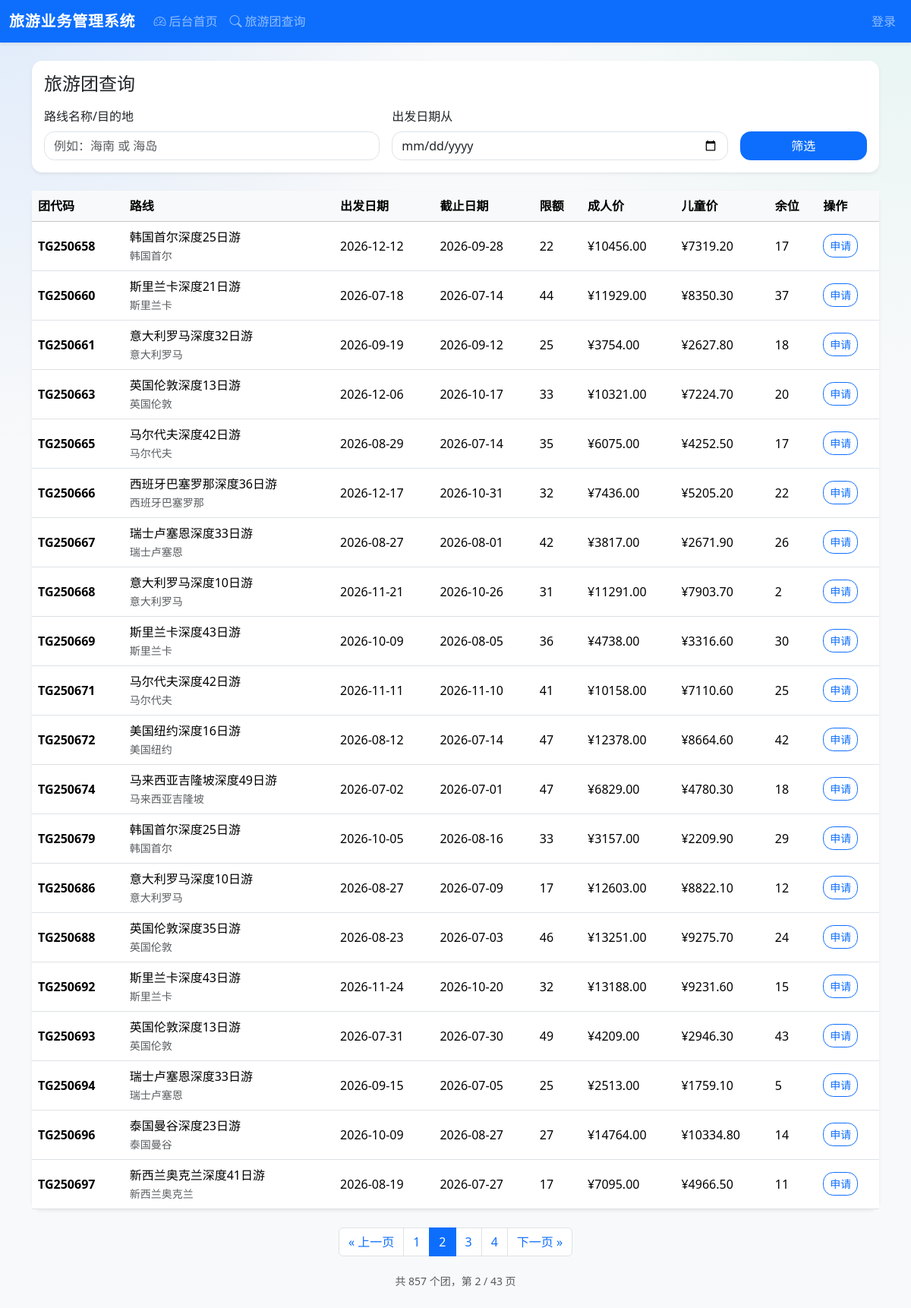
Screenshot of /?page=2 with the database file from the repository.
### tours/models.py (models this page shows, shortened)
class TourGroup(models.Model):
    code = models.CharField(max_length=30, unique=True, verbose_name="团代码")
    route = models.ForeignKey(Route, on_delete=models.PROTECT, related_name="tour_groups", verbose_name="路线")
    start_date = models.DateField(verbose_name="出发日期")
    deadline = models.DateField(verbose_name="截止日期")
    max_capacity = models.PositiveIntegerField(verbose_name="人数限额")
    price_adult = models.DecimalField(max_digits=10, decimal_places=2, verbose_name="大人价格")
    price_child = models.DecimalField(max_digits=10, decimal_places=2, verbose_name="小孩价格")
    is_price_published = models.BooleanField(default=False, verbose_name="是否公开价格")
    is_deleted = models.BooleanField(default=False, verbose_name="是否删除")
    created_at = models.DateTimeField(auto_now_add=True, verbose_name="创建时间")
    updated_at = models.DateTimeField(auto_now=True, verbose_name="修改时间")
    class Meta:
        db_table = "tour_group"
        verbose_name = "旅游团"
        verbose_name_plural = "旅游团"
        ordering = ["-start_date", "code"]
        indexes = [
            models.Index(fields=["start_date", "deadline"]),
            models.Index(fields=["is_price_published", "is_deleted"]),
        ]

class Route(models.Model):
    class Status(models.TextChoices):
        ACTIVE = "active", "活跃"
        INACTIVE = "inactive", "不活跃"
        CANCELED = "canceled", "已取消"
    name = models.CharField(max_length=100, unique=True, verbose_name="路线名称")
    destination = models.CharField(max_length=100, verbose_name="目的地")
    description = models.TextField(blank=True, verbose_name="路线说明")
    status = models.CharField(max_length=20, choices=Status.choices, default=Status.ACTIVE, verbose_name="状态")
    season = models.CharField(max_length=20, blank=True, verbose_name="季节（如：春季、夏季）")
    parent = models.ForeignKey(
        "self",
        null=True,
        blank=True,
        on_delete=models.SET_NULL,
        related_name="children",
        verbose_name="上级路线",
    )
    version = models.PositiveIntegerField(default=1, verbose_name="版本号")
    previous_version = models.ForeignKey(
        "self",
        null=True,
        blank=True,
        on_delete=models.SET_NULL,
        related_name="next_versions",
        verbose_name="前一版本",
    )
    created_at = models.DateTimeField(auto_now_add=True, verbose_name="创建时间")
    updated_at = models.DateTimeField(auto_now=True, verbose_name="修改时间")
    class Meta:
        db_table = "route"
        verbose_name = "路线"
        verbose_name_plural = "路线"
        ordering = ["-created_at", "destination", "name"]
        indexes = [
            models.Index(fields=["destination", "status"]),
            models.Index(fields=["name", "version"]),
        ]

### tours/views.py (the view)
# urls.py: path('', tour_list, name='tour_list'),
def tour_list(request):
    queryset = (
        TourGroup.objects.select_related('route')
        .filter(
            is_deleted=False,
            is_price_published=True,  # 只显示已公开价格的团
            deadline__gte=timezone.localdate()
        )
        .annotate(
            booked_people=Count(
                'applications__participants',
                filter=Q(applications__status__in=[Application.Status.NEW, Application.Status.PARTICIPANTS_ENTERED, Application.Status.COMPLETED]),
                distinct=True,
            )
        )
    )
    route_name = request.GET.get('route_name', '').strip()
    start_date_after = request.GET.get('start_date_after', '').strip()
    if route_name:
        queryset = queryset.filter(Q(route__name__icontains=route_name) | Q(route__destination__icontains=route_name))
    if start_date_after:
        queryset = queryset.filter(start_date__gte=start_date_after)
    tour_groups = []
    for group in queryset:
        remaining = group.max_capacity - getattr(group, 'booked_people', 0)
        if remaining > 0:
            group.remaining_seats_value = remaining
            tour_groups.append(group)
    paginator = Paginator(tour_groups, ITEMS_PER_PAGE)
    page_number = request.GET.get('page', 1)
    page_obj = paginator.get_page(page_number)
    return render(request, 'tours/tour_list.html', {
        'tour_groups': page_obj.object_list,
        'page_obj': page_obj,
    })

### templates/tours/tour_list.html (shortened to what this page needs)
{% extends 'base.html' %}
{% block content %}
<div class="card shadow-sm border-0 mb-4">
    <div class="card-body">
        <h1 class="h4 mb-3">旅游团查询</h1>
        <form method="get" class="row g-3 align-items-end">
            <div class="col-md-5">
                <label class="form-label" for="route_name">路线名称/目的地</label>
                <input type="text" class="form-control" id="route_name" name="route_name" value="{{ request.GET.route_name }}" placeholder="例如：海南 或 海岛">
            </div>
            <div class="col-md-5">
                <label class="form-label" for="start_date_after">出发日期从</label>
                <input type="date" class="form-control" id="start_date_after" name="start_date_after" value="{{ request.GET.start_date_after }}">
            </div>
            <div class="col-md-2 d-grid">
                <button type="submit" class="btn btn-primary">筛选</button>
            </div>
        </form>
    </div>
</div>
<div class="card shadow-sm border-0">
    <div class="table-responsive">
        <table class="table table-hover mb-0 align-middle">
            <thead class="table-light">
                <tr>
                    <th>团代码</th>
                    <th>路线</th>
                    <th>出发日期</th>
                    <th>截止日期</th>
                    <th>限额</th>
                    <th>成人价</th>
                    <th>儿童价</th>
                    <th>余位</th>
                    <th>操作</th>
                </tr>
            </thead>
            <tbody>
                {% for group in tour_groups %}
                    <tr>
                        <td class="fw-semibold">{{ group.code }}</td>
                        <td>
                            <div>{{ group.route.name }}</div>
                            <small class="text-muted">{{ group.route.destination }}</small>
                        </td>
                        <td>{{ group.start_date|date:'Y-m-d' }}</td>
                        <td>{{ group.deadline|date:'Y-m-d' }}</td>
                        <td>{{ group.max_capacity }}</td>
                        <td>¥{{ group.price_adult }}</td>
                        <td>¥{{ group.price_child }}</td>
                        <td>{{ group.remaining_seats_value }}</td>
                        <td>
                            <a class="btn btn-sm btn-outline-primary" href="{% url 'applications:application_create' group.id %}">申请</a>
                        </td>
                    </tr>
                {% empty %}
                    <tr>
                        <td colspan="9" class="text-center text-muted py-5">暂无符合条件的旅游团</td>
                    </tr>
                {% endfor %}
            </tbody>
        </table>
    </div>
</div>
{% if page_obj and page_obj.paginator.num_pages > 1 %}
<nav class="mt-4 d-flex justify-content-center">
    <ul class="pagination">
        {% if page_obj.has_previous %}
        <li class="page-item">
            <a class="page-link" href="?{% for key, values in request.GET.lists %}{% if key != 'page' %}{% for v in values %}{{ key }}={{ v }}&{% endfor %}{% endif %}{% endfor %}page={{ page_obj.previous_page_number }}">« 上一页</a>
        </li>
        {% else %}
        <li class="page-item disabled"><span class="page-link">« 上一页</span></li>
        {% endif %}
        {% for num in page_obj.paginator.page_range %}
            {% if num == page_obj.number %}
            <li class="page-item active"><span class="page-link">{{ num }}</span></li>
            {% elif num >= page_obj.number|add:"-2" and num <= page_obj.number|add:"2" %}
            <li class="page-item">
                <a class="page-link" href="?{% for key, values in request.GET.lists %}{% if key != 'page' %}{% for v in values %}{{ key }}={{ v }}&{% endfor %}{% endif %}{% endfor %}page={{ num }}">{{ num }}</a>
            </li>
            {% endif %}
        {% endfor %}
        {% if page_obj.has_next %}
        <li class="page-item">
            <a class="page-link" href="?{% for key, values in request.GET.lists %}{% if key != 'page' %}{% for v in values %}{{ key }}={{ v }}&{% endfor %}{% endif %}{% endfor %}page={{ page_obj.next_page_number }}">下一页 »</a>
        </li>
        {% else %}
        <li class="page-item disabled"><span class="page-link">下一页 »</span></li>
        {% endif %}
    </ul>
</nav>
<div class="text-center text-muted mt-1">
    <small>共 {{ page_obj.paginator.count }} 个团，第 {{ page_obj.number }} / {{ page_obj.paginator.num_pages }} 页</small>
</div>
{% endif %}
{% endblock %}

### static/css/style.css (style rules this page uses)
body { background: radial-gradient(circle at top left, rgba(13, 110, 253, 0.10), transparent 28%), radial-gradient(circle at top right, rgba(32, 201, 151, 0.08), transparent 24%), #f8f9fa; }
.card { border-radius: 1rem; }
.table thead th { white-space: nowrap; }
.table tbody td { vertical-align: middle; }
.btn, .form-control, .form-select, .card { border-radius: 0.85rem; }

### rows the page displays
TourGroup: code "TG250658", route.name "韩国首尔深度25日游", route.destination "韩国首尔", start_date "2026-12-12", deadline "2026-09-28", max_capacity "22", price_adult "10456.00", price_child "7319.20", remaining_seats_value "17"
TourGroup: code "TG250660", route.name "斯里兰卡深度21日游", route.destination "斯里兰卡", start_date "2026-07-18", deadline "2026-07-14", max_capacity "44", price_adult "11929.00", price_child "8350.30", remaining_seats_value "37"
TourGroup: code "TG250661", route.name "意大利罗马深度32日游", route.destination "意大利罗马", start_date "2026-09-19", deadline "2026-09-12", max_capacity "25", price_adult "3754.00", price_child "2627.80", remaining_seats_value "18"
TourGroup: code "TG250663", route.name "英国伦敦深度13日游", route.destination "英国伦敦", start_date "2026-12-06", deadline "2026-10-17", max_capacity "33", price_adult "10321.00", price_child "7224.70", remaining_seats_value "20"
TourGroup: code "TG250665", route.name "马尔代夫深度42日游", route.destination "马尔代夫", start_date "2026-08-29", deadline "2026-07-14", max_capacity "35", price_adult "6075.00", price_child "4252.50", remaining_seats_value "17"
TourGroup: code "TG250666", route.name "西班牙巴塞罗那深度36日游", route.destination "西班牙巴塞罗那", start_date "2026-12-17", deadline "2026-10-31", max_capacity "32", price_adult "7436.00", price_child "5205.20", remaining_seats_value "22"
TourGroup: code "TG250667", route.name "瑞士卢塞恩深度33日游", route.destination "瑞士卢塞恩", start_date "2026-08-27", deadline "2026-08-01", max_capacity "42", price_adult "3817.00", price_child "2671.90", remaining_seats_value "26"
TourGroup: code "TG250668", route.name "意大利罗马深度10日游", route.destination "意大利罗马", start_date "2026-11-21", deadline "2026-10-26", max_capacity "31", price_adult "11291.00", price_child "7903.70", remaining_seats_value "2"
TourGroup: code "TG250669", route.name "斯里兰卡深度43日游", route.destination "斯里兰卡", start_date "2026-10-09", deadline "2026-08-05", max_capacity "36", price_adult "4738.00", price_child "3316.60", remaining_seats_value "30"
TourGroup: code "TG250671", route.name "马尔代夫深度42日游", route.destination "马尔代夫", start_date "2026-11-11", deadline "2026-11-10", max_capacity "41", price_adult "10158.00", price_child "7110.60", remaining_seats_value "25"
TourGroup: code "TG250672", route.name "美国纽约深度16日游", route.destination "美国纽约", start_date "2026-08-12", deadline "2026-07-14", max_capacity "47", price_adult "12378.00", price_child "8664.60", remaining_seats_value "42"
TourGroup: code "TG250674", route.name "马来西亚吉隆坡深度49日游", route.destination "马来西亚吉隆坡", start_date "2026-07-02", deadline "2026-07-01", max_capacity "47", price_adult "6829.00", price_child "4780.30", remaining_seats_value "18"
TourGroup: code "TG250679", route.name "韩国首尔深度25日游", route.destination "韩国首尔", start_date "2026-10-05", deadline "2026-08-16", max_capacity "33", price_adult "3157.00", price_child "2209.90", remaining_seats_value "29"
TourGroup: code "TG250686", route.name "意大利罗马深度10日游", route.destination "意大利罗马", start_date "2026-08-27", deadline "2026-07-09", max_capacity "17", price_adult "12603.00", price_child "8822.10", remaining_seats_value "12"
TourGroup: code "TG250688", route.name "英国伦敦深度35日游", route.destination "英国伦敦", start_date "2026-08-23", deadline "2026-07-03", max_capacity "46", price_adult "13251.00", price_child "9275.70", remaining_seats_value "24"
TourGroup: code "TG250692", route.name "斯里兰卡深度43日游", route.destination "斯里兰卡", start_date "2026-11-24", deadline "2026-10-20", max_capacity "32", price_adult "13188.00", price_child "9231.60", remaining_seats_value "15"
TourGroup: code "TG250693", route.name "英国伦敦深度13日游", route.destination "英国伦敦", start_date "2026-07-31", deadline "2026-07-30", max_capacity "49", price_adult "4209.00", price_child "2946.30", remaining_seats_value "43"
TourGroup: code "TG250694", route.name "瑞士卢塞恩深度33日游", route.destination "瑞士卢塞恩", start_date "2026-09-15", deadline "2026-07-05", max_capacity "25", price_adult "2513.00", price_child "1759.10", remaining_seats_value "5"
TourGroup: code "TG250696", route.name "泰国曼谷深度23日游", route.destination "泰国曼谷", start_date "2026-10-09", deadline "2026-08-27", max_capacity "27", price_adult "14764.00", price_child "10334.80", remaining_seats_value "14"
TourGroup: code "TG250697", route.name "新西兰奥克兰深度41日游", route.destination "新西兰奥克兰", start_date "2026-08-19", deadline "2026-07-27", max_capacity "17", price_adult "7095.00", price_child "4966.50", remaining_seats_value "11"

### other values shown
{{ num }} "1" "3" "4"
{{ num }} "2"
{{ page_obj.paginator.count }} "857"
{{ page_obj.number }} "2"
{{ page_obj.paginator.num_pages }} "43"
